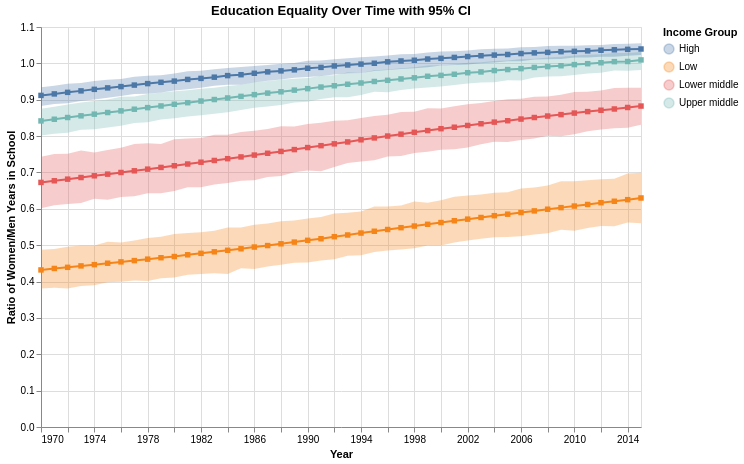

Write notebook code for a chart like this one.
### Markdown cell above
<div class="alert alert-warning" style="color:black">

### Question 3.1 (Optional)
rubric={accuracy:1}

<h4>
Python
</h4>
Add <a href=https://altair-viz.github.io/gallery/line_with_ci.html> a confidence interval band</a>
to your line + square plot by assigning the plot in the previous question to a variable name
and then using layering to add the band.
The default in the link above is a 95% bootstrapped confidence interval.
</div>

### Code cell
band = alt.Chart(edu_df).mark_errorband(extent='ci').encode(
    x='year:T',
    y=alt.Y('edu_ratio:Q', title='Ratio of Women/Men Years in School'),
    color='income_group:N'
)

chart_3_1 = (band + line + points).properties(
    width=600,
    height=400,
    title="Education Equality Over Time with 95% CI"
)

chart_3_1

### Figure 1 — Vega specification as saved in the notebook (floating-point values rounded to 4 significant figures; data arrays with more than 128 entries replaced by an {"elided": "..."} marker saying what was removed)
{"$schema": "https://vega.github.io/schema/vega/v6.json", "data": [{"name": "source_0", "values": {"elided": "8188 records"}, "transform": [{"type": "formula", "expr": "toDate(datum['year'])", "as": "year"}]}, {"name": "data_0", "source": "source_0", "transform": [{"type": "aggregate", "groupby": ["income_group", "year"], "fields": ["edu_ratio", "edu_ratio", "edu_ratio"], "ops": ["ci0", "ci1", "mean"], "as": ["lower_edu_ratio", "upper_edu_ratio", "center_edu_ratio"]}]}, {"name": "data_1", "values": {"elided": "184 records"}, "transform": [{"type": "formula", "expr": "toDate(datum['year'])", "as": "year"}]}, {"name": "data_2", "values": {"elided": "184 records"}, "transform": [{"type": "formula", "expr": "toDate(datum['year'])", "as": "year"}]}, {"name": "data_0_color_domain_income_group_0", "source": "data_0", "transform": [{"type": "aggregate", "groupby": ["income_group"], "fields": [], "ops": [], "as": []}, {"type": "formula", "expr": "datum['income_group']", "as": "sort_field"}, {"type": "project", "fields": ["income_group"]}]}, {"name": "data_1_color_domain_income_group_1", "values": [{"income_group": "Low"}, {"income_group": "Upper middle"}, {"income_group": "Lower middle"}, {"income_group": "High"}]}, {"name": "data_2_color_domain_income_group_2", "values": [{"income_group": "Low"}, {"income_group": "Upper middle"}, {"income_group": "Lower middle"}, {"income_group": "High"}]}], "marks": [{"type": "group", "name": "layer_0_layer_0_pathgroup", "from": {"facet": {"data": "data_0", "name": "faceted_path_layer_0_layer_0_main", "groupby": ["income_group"]}}, "encode": {"update": {"height": {"field": {"signal": null, "datum": null, "group": "height", "parent": null}}, "width": {"field": {"signal": null, "datum": null, "group": "width", "parent": null}}}}, "marks": [{"type": "area", "name": "layer_0_layer_0_marks", "from": {"data": "faceted_path_layer_0_layer_0_main"}, "sort": {"field": "x"}, "encode": {"update": {"fill": {"field": "income_group", "scale": "color"}, "tooltip": {"signal": "{\"Ci1 of edu_ratio\": format(datum[\"upper_edu_ratio\"], \"\"), \"Ci0 of edu_ratio\": format(datum[\"lower_edu_ratio\"], \"\"), \"Mean of edu_ratio\": format(datum[\"center_edu_ratio\"], \"\"), \"income_group\": isValid(datum[\"income_group\"]) ? datum[\"income_group\"] : \"\"+datum[\"income_group\"], \"year\": timeFormat(datum[\"year\"], \"%b %d, %Y\")}"}, "x": {"field": "year", "scale": "x"}, "defined": {"signal": "isValid(datum[\"year\"]) && isFinite(+datum[\"year\"]) && isValid(datum[\"lower_edu_ratio\"]) && isFinite(+datum[\"lower_edu_ratio\"])"}, "orient": {"value": "vertical"}, "opacity": {"value": 0.3}, "y2": {"field": "upper_edu_ratio", "scale": "y"}, "y": {"field": "lower_edu_ratio", "scale": "y"}}}, "style": ["area", "errorband-band"]}]}, {"type": "group", "name": "layer_1_pathgroup", "from": {"facet": {"data": "data_1", "name": "faceted_path_layer_1_main", "groupby": ["income_group"]}}, "encode": {"update": {"width": {"field": {"signal": null, "datum": null, "group": "width", "parent": null}}, "height": {"field": {"signal": null, "datum": null, "group": "height", "parent": null}}}}, "marks": [{"type": "line", "name": "layer_1_marks", "from": {"data": "faceted_path_layer_1_main"}, "sort": {"field": "x"}, "encode": {"update": {"stroke": {"field": "income_group", "scale": "color"}, "y": {"field": "mean_edu_ratio", "scale": "y"}, "x": {"field": "year", "scale": "x"}, "defined": {"signal": "isValid(datum[\"year\"]) && isFinite(+datum[\"year\"]) && isValid(datum[\"mean_edu_ratio\"]) && isFinite(+datum[\"mean_edu_ratio\"])"}}}, "style": ["line"]}]}, {"type": "symbol", "name": "layer_2_marks", "from": {"data": "data_2"}, "encode": {"update": {"shape": {"value": "square"}, "x": {"field": "year", "scale": "x"}, "y": {"field": "mean_edu_ratio", "scale": "y"}, "fill": {"field": "income_group", "scale": "color"}}}, "style": ["point"]}], "scales": [{"name": "x", "type": "time", "domain": {"fields": [{"data": "data_0", "field": "year"}, {"data": "data_1", "field": "year"}, {"data": "data_2", "field": "year"}]}, "range": [0, {"signal": "width"}]}, {"name": "y", "type": "linear", "domain": {"fields": [{"data": "data_0", "field": "lower_edu_ratio"}, {"data": "data_0", "field": "upper_edu_ratio"}, {"data": "data_1", "field": "mean_edu_ratio"}, {"data": "data_2", "field": "mean_edu_ratio"}]}, "range": [{"signal": "height"}, 0], "nice": true, "zero": true}, {"name": "color", "type": "ordinal", "domain": {"fields": [{"data": "data_0_color_domain_income_group_0", "field": "income_group"}, {"data": "data_1_color_domain_income_group_1", "field": "income_group"}, {"data": "data_2_color_domain_income_group_2", "field": "income_group"}], "sort": true}, "range": "category"}], "axes": [{"scale": "x", "labels": false, "grid": true, "tickCount": {"signal": "ceil(width/40)"}, "gridScale": "y", "ticks": false, "domain": false, "aria": false, "maxExtent": 0, "minExtent": 0, "orient": "bottom", "zindex": 0}, {"scale": "y", "maxExtent": 0, "ticks": false, "labels": false, "aria": false, "minExtent": 0, "zindex": 0, "domain": false, "gridScale": "x", "orient": "left", "tickCount": {"signal": "ceil(height/40)"}, "grid": true}, {"scale": "x", "labelOverlap": true, "tickCount": {"signal": "ceil(width/40)"}, "title": "Year", "labelFlush": true, "zindex": 0, "orient": "bottom", "grid": false}, {"scale": "y", "zindex": 0, "grid": false, "tickCount": {"signal": "ceil(height/40)"}, "orient": "left", "labelOverlap": true, "title": "Ratio of Women/Men Years in School"}], "title": {"text": "Education Equality Over Time with 95% CI", "frame": "group"}, "width": 600, "background": "white", "style": "cell", "legends": [{"title": "Income Group", "fill": "color", "symbolType": "circle", "encode": {"symbols": {"update": {"opacity": {"value": 0.3}}}}, "stroke": "color"}], "padding": 5, "height": 400}
